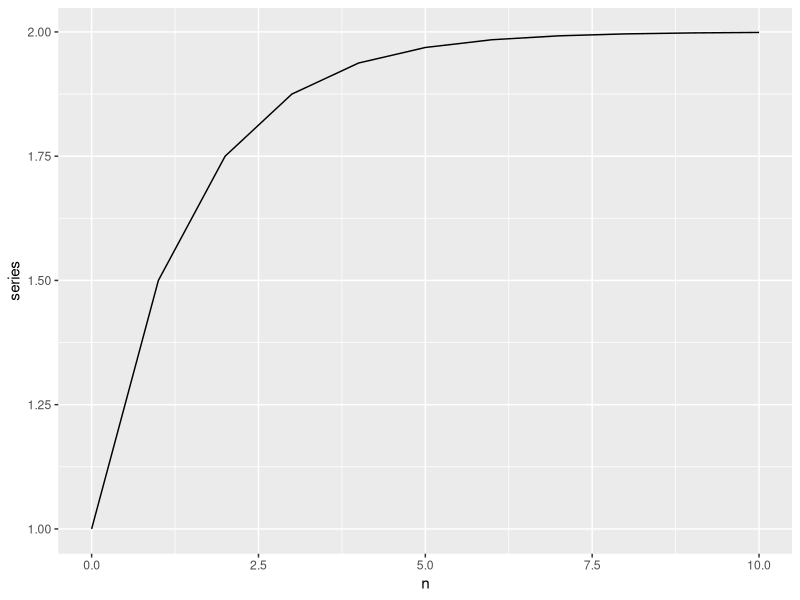
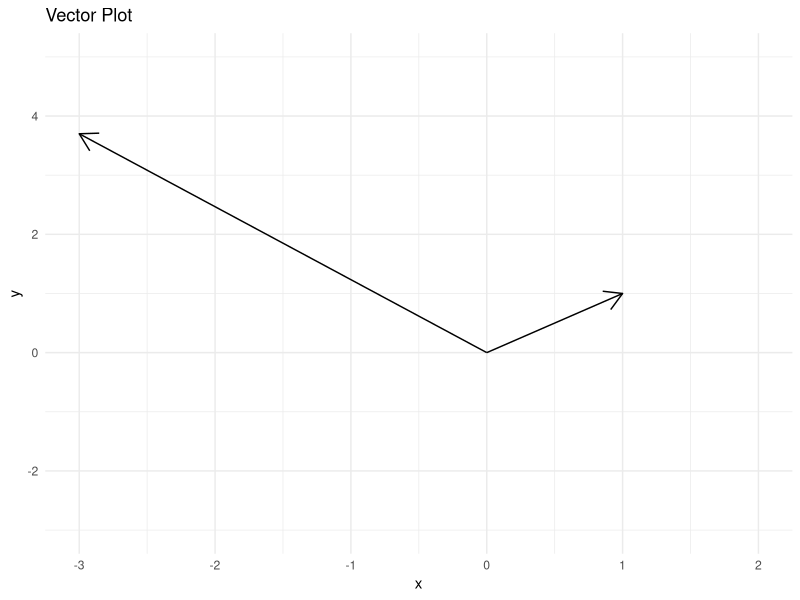

The R source for these figures, in order:
## ---- chunk 1
library(tidyverse)
## ---- chunk 2
phi <- 0.5
# This will give you a vector of the first 11 elements

dt_gseries <- tibble(
  n = 0:10,
  el = phi^n,
# The geometric series is simply the cumulative sum of these elements
  series = cumsum(el)
)

dt_gseries %>%
  ggplot(aes(x = n, y = series)) + 
  geom_line()
## ---- chunk 3
set.seed(321)

# Set the parameter phi
phi <- 0.5
# Set the initial value (y_{t - 1}) in the above notation
y_init <- 1
# Set the number of periods j
B <- 1

dt <- tibble(
  j = 0:B,
  # Generate random values for e
  e = rnorm(n = B + 1),
  # Add one to the first row of e
  e_trans = e + c(1, rep(0, B)),
  # Add one to all values of e
  e_perm = e + 1,
  # Compute the powers of phi used to weight e/e_trans/e_perm
  phi_powers = phi^(B - j)
)

dt %>%
  summarise(
    # The following simply implements the formula for y
    y = phi^(B + 1) * y_init + sum(e * phi_powers),
    y_trans = phi^(B + 1) * y_init + sum(e_trans * phi_powers),
    y_perm = phi^(B + 1) * y_init + sum(e_perm * phi_powers),
    y_diff_trans = y - y_trans,
    y_diff_perm = y - y_perm
  ) %>%
  knitr::kable(digits = 2)
## ---- chunk 4
# Type your code here

## ---- chunk 5
B <- matrix(c(1, 9, 4, 1), ncol = 2)
B
## ---- chunk 6
ed <- eigen(B)
ed
## ---- chunk 7
solve(ed$vectors)
## ---- chunk 8
ed$vectors %*% diag(ed$values) %*% solve(ed$vectors)
## ---- chunk 9
# Type your code here

## ---- chunk 10
v = c(1, 1)
A = matrix(c(-1, 2.5, -2, 1.2), ncol = 2)
v1 = A %*% v
v1
## ---- chunk 11
# Create a data frame with the vector coordinates
dt <- tibble(
  x = c(0, 0),
  y = c(0, 0),
  xend = c(1, v1[1]),
  yend = c(1, v1[2])
)

# Plot the vectors
ggplot(dt) +
  geom_segment(aes(x = x, y = y, xend = xend, yend = yend), arrow = arrow(length = unit(0.2, "inches"))) +
  xlim(-3, 2) + ylim(-3, 5) +
  labs(title = "Vector Plot", x = "x", y = "y") +
  theme_minimal()
## ---- chunk 12
sqrt(2)
sqrt(sum(v^2))
## ---- chunk 13
sqrt(sum(v1^2))
